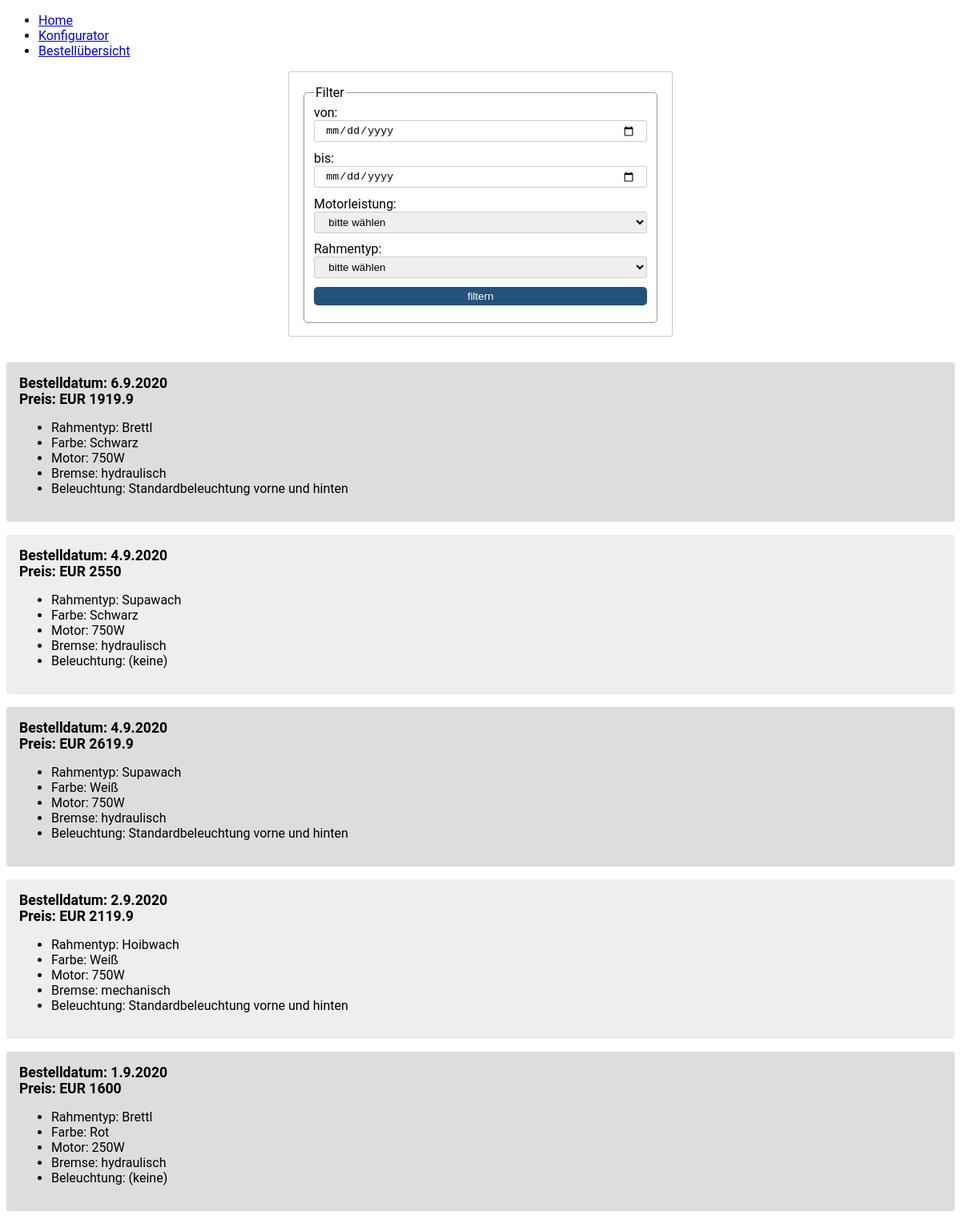
/Dateien/bestellungen.php, run on the app's committed database.
### tables this page shows
CREATE TABLE `tbl_bestellungen` (
  `IDBestellung` int(10) UNSIGNED NOT NULL,
  `FIDKunde` int(10) UNSIGNED NOT NULL,
  `FIDRahmentyp` int(10) UNSIGNED NOT NULL,
  `FIDFarbe` int(10) UNSIGNED NOT NULL,
  `FIDMotor` int(10) UNSIGNED NOT NULL,
  `FIDBremse` int(10) UNSIGNED NOT NULL,
  `FIDBeleuchtung` int(10) UNSIGNED DEFAULT NULL,
  `DatumBestellung` timestamp NOT NULL DEFAULT current_timestamp(),
  `DatumBezahlung` date DEFAULT NULL,
  `DatumAuslieferung` date DEFAULT NULL
);

CREATE TABLE `tbl_rahmentypen` (
  `IDRahmentyp` int(10) UNSIGNED NOT NULL,
  `Bezeichnung` varchar(64) NOT NULL,
  `Beschreibung` text DEFAULT NULL,
  `Preis` decimal(6,2) UNSIGNED NOT NULL
);

CREATE TABLE `tbl_motoren` (
  `IDMotor` int(10) UNSIGNED NOT NULL,
  `Bezeichnung` varchar(32) NOT NULL,
  `Preis` decimal(5,2) UNSIGNED NOT NULL,
  `Lagerstand` smallint(6) NOT NULL
);

CREATE TABLE `tbl_bremsen` (
  `IDBremse` int(10) UNSIGNED NOT NULL,
  `Bezeichnung` varchar(32) NOT NULL,
  `Preis` decimal(5,2) UNSIGNED NOT NULL,
  `Lagerstand` smallint(6) NOT NULL
);

CREATE TABLE `tbl_beleuchtungen` (
  `IDBeleuchtung` int(10) UNSIGNED NOT NULL,
  `Bezeichnung` varchar(64) NOT NULL,
  `Preis` decimal(5,2) UNSIGNED NOT NULL,
  `Lagerstand` smallint(6) NOT NULL
);

CREATE TABLE `tbl_farben` (
  `IDFarbe` int(10) UNSIGNED NOT NULL,
  `Bezeichnung` varchar(16) NOT NULL
);

### Dateien/bestellungen.php (the view, shortened to what this page needs)
<?php
require("includes/conn.inc.php");
require("includes/bestellungen.inc.php");
$data = array(
	"DatumVon" => "",
	"DatumBis" => "",
	"FIDRahmentyp" => 0,
	"FIDMotor" => 0
);
?>
<!doctype html>
<html>
<head>
<link rel="stylesheet" href="css/bestellungen.css">
</head>
<body>
	<form name="frm" id="frm" method="post">
		<fieldset id="filter">
			<legend>Filter</legend>
			<label for="DatumVon">von: <input type="date" name="DatumVon" id="DatumVon" value="<?php echo($data["DatumVon"]); ?>"></label>
			<label for="DatumBis">bis: <input type="date" name="DatumBis" id="DatumBis" value="<?php echo($data["DatumBis"]); ?>"></label>
			<label for="FIDMotor">Motorleistung: <?php echo(motoren_show($data["FIDMotor"])); ?></label>
			<label for="FIDRahmentyp">Rahmentyp: <?php echo(rahmentypen_show($data["FIDRahmentyp"])); ?></label>
			<input type="submit" value="filtern">
		</fieldset>
	</form>
	<?php
	$sql = "
		SELECT
			tbl_bestellungen.DatumBestellung,
			tbl_rahmentypen.Bezeichnung AS bezRahmentyp,
			tbl_rahmentypen.Preis AS preisRahmentyp,
			tbl_farben.Bezeichnung AS bezFarbe,
			tbl_motoren.Bezeichnung AS bezMotor,
			tbl_motoren.Preis AS preisMotor,
			tbl_bremsen.Bezeichnung AS bezBremse,
			tbl_bremsen.Preis AS preisBremse,
			tbl_beleuchtungen.Bezeichnung AS bezBeleuchtung,
			tbl_beleuchtungen.Preis AS preisBeleuchtung
		FROM tbl_bestellungen
		INNER JOIN tbl_rahmentypen ON tbl_rahmentypen.IDRahmentyp=tbl_bestellungen.FIDRahmentyp
		INNER JOIN tbl_farben ON tbl_farben.IDFarbe=tbl_bestellungen.FIDFarbe
		INNER JOIN tbl_motoren ON tbl_motoren.IDMotor=tbl_bestellungen.FIDMotor
		INNER JOIN tbl_bremsen ON tbl_bremsen.IDBremse=tbl_bestellungen.FIDBremse
		LEFT JOIN tbl_beleuchtungen ON tbl_beleuchtungen.IDBeleuchtung=tbl_bestellungen.FIDBeleuchtung
	";
	$sql.= '
		ORDER BY tbl_bestellungen.DatumBestellung DESC
	';
	$bestellungen = $conn->query($sql) or tdie("Fehler in der Query: " . $conn->error . '<br>' . $sql);
	while($bestellung = $bestellungen->fetch_object()) {
		if(!isset($bestellung->preisBeleuchtung)) { $bestellung->preisBeleuchtung = 0; }
		$preis = $bestellung->preisRahmentyp + $bestellung->preisMotor + $bestellung->preisBremse + $bestellung->preisBeleuchtung;
		if(strlen($bestellung->bezBeleuchtung)==0) { $bestellung->bezBeleuchtung = "(keine)"; }
		echo('
			<article>
				<header>
					<p>Bestelldatum: ' . date("j.n.Y",strtotime($bestellung->DatumBestellung)) . '</p>
					<p>Preis: EUR ' . $preis . '</p>
				</header>
				<ul>
					<li>Rahmentyp: ' . $bestellung->bezRahmentyp . '</li>
					<li>Farbe: ' . $bestellung->bezFarbe . '</li>
					<li>Motor: ' . $bestellung->bezMotor . '</li>
					<li>Bremse: ' . $bestellung->bezBremse . '</li>
					<li>Beleuchtung: ' . $bestellung->bezBeleuchtung . '</li>
				</ul>
			</article>
		');
	}
	?>
</body>
</html>

### Dateien/includes/bestellungen.inc.php
<?php
function motoren_show($id=0) {
	global $conn;
	$r = '
		<select name="FIDMotor" id="FIDMotor">
			<option value="0">bitte wählen</option>
	';
	$sql = "
		SELECT * FROM tbl_motoren
		ORDER BY Bezeichnung ASC
	";
	$motoren = $conn->query($sql) or tdie("Fehler in der Query: " . $conn->error);
	while($motor = $motoren->fetch_object()) {
		if($id==$motor->IDMotor) { $sel = "selected"; }
		else { $sel = ""; }
		$r.= '
			<option value="' . $motor->IDMotor . '" ' . $sel . '>' . $motor->Bezeichnung . '</option>';'
		';
	}
	$r.= '
		</select>
	';
	return $r;
}
function rahmentypen_show($id=0) {
	global $conn;
	$r = '
		<select name="FIDRahmentyp" id="FIDRahmentyp">
			<option value="0">bitte wählen</option>
	';
	$sql = "
		SELECT * FROM tbl_rahmentypen
		ORDER BY Bezeichnung ASC
	";
	$rahmentypen = $conn->query($sql) or tdie("Fehler in der Query: " . $conn->error);
	while($rahmentyp = $rahmentypen->fetch_object()) {
		if($id==$rahmentyp->IDRahmentyp) { $sel = "selected"; }
		else { $sel = ""; }
		$r.= '
			<option value="' . $rahmentyp->IDRahmentyp . '" ' . $sel . '>' . $rahmentyp->Bezeichnung . '</option>';'
		';
	}
	$r.= '
		</select>
	';
	return $r;
}
?>

### Dateien/css/common.css (style rules this page uses)
* { box-sizing:border-box; }
body { font-family: 'Roboto', sans-serif; }
form, form input, form label, form select, form textarea { display:block; }
form { max-width:30em; padding:1em; margin:auto; margin-bottom:2em; border-radius:3px; border:1px solid #ccc; background-color:#fff; }
form input, form select, form textarea { margin-top:0px; margin-bottom:0.8em; padding:1em; padding-top:0.3em; padding-bottom:0.3em; border-radius:3px; border:1px solid #ccc; width:100%; }
form input[type=submit], #btnLogout { border-radius:5px; border:none; background-color:#23527c; color:#fff; }
form fieldset { border-radius:5px; border:1px solid #999; }
form label input { display:inline-block; }

### Dateien/css/bestellungen.css (style rules this page uses)
article:nth-of-type(even) { background-color:#eee; }
article:nth-of-type(odd) { background-color:#ddd; }
article { margin:1em 0px; padding:1em; border-radius:0.2em; }
article header p { font-size:1.1em; margin:0px; font-weight:bold; }

### data on the page
tbl_bestellungen: DatumBestellung "6.9.2020", FIDRahmentyp.Preis "1919.9", FIDRahmentyp.Bezeichnung "Brettl", FIDFarbe.Bezeichnung "Schwarz", FIDMotor.Bezeichnung "750W", FIDBremse.Bezeichnung "hydraulisch", FIDBeleuchtung.Bezeichnung "Standardbeleuchtung vorne und hinten"
tbl_bestellungen: DatumBestellung "4.9.2020", FIDRahmentyp.Preis "2550", FIDRahmentyp.Bezeichnung "Supawach", FIDFarbe.Bezeichnung "Schwarz", FIDMotor.Bezeichnung "750W", FIDBremse.Bezeichnung "hydraulisch", bezBeleuchtung "(keine)"
tbl_bestellungen: DatumBestellung "4.9.2020", FIDRahmentyp.Preis "2619.9", FIDRahmentyp.Bezeichnung "Supawach", FIDFarbe.Bezeichnung "Weiß", FIDMotor.Bezeichnung "750W", FIDBremse.Bezeichnung "hydraulisch", FIDBeleuchtung.Bezeichnung "Standardbeleuchtung vorne und hinten"
tbl_bestellungen: DatumBestellung "2.9.2020", FIDRahmentyp.Preis "2119.9", FIDRahmentyp.Bezeichnung "Hoibwach", FIDFarbe.Bezeichnung "Weiß", FIDMotor.Bezeichnung "750W", FIDBremse.Bezeichnung "mechanisch", FIDBeleuchtung.Bezeichnung "Standardbeleuchtung vorne und hinten"
tbl_bestellungen: DatumBestellung "1.9.2020", FIDRahmentyp.Preis "1600", FIDRahmentyp.Bezeichnung "Brettl", FIDFarbe.Bezeichnung "Rot", FIDMotor.Bezeichnung "250W", FIDBremse.Bezeichnung "hydraulisch", bezBeleuchtung "(keine)"
